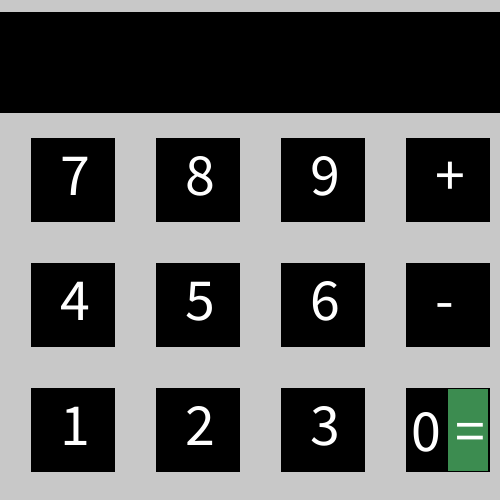
Frame 1 (no input)
Frame 60 (the mouse pressed at the canvas centre just before this capture): identical to frame 1, image omitted
Frame 120 (the mouse held since frame 60 and released just before this capture): identical to frame 1, image omitted

The Processing sketch that drew this single still picture (run headless with seeded random() and noise(); from frame 60 on, the mouse is pressed at the canvas centre):

// Processing sketch: FringsFunctions
// ── FringsFunctions.pde
String equation = "";
boolean have_solved = false;
void setup() {
  size(500, 500);
}

void draw() {
  drawCalculator();
  display_equation(equation);
}
void mousePressed() {
  if (have_solved) {
    have_solved = false;
    equation = "";
  }
  collision_detection();
}
void drawCalculator() {
  background(200);
  rectMode(CORNER);
  textSize(60);
  textAlign(CORNER);
  int count = 14;
  for (int y = height * 5 / 18; y < height * 5 / 6; y += height / 4) {
    count -= 7;
    for (int x = width / 16; x < width; x += width / 4) {
      fill(0);
      rect(x, y, width / 6, height / 6);
      fill(255);
      if (count == 10) {
        text("+", (x + width / 12) - width / 40, (y + height / 12) + height / 30);
      } else if (count == 7 && x > width / 2) {
        text("-", (x + width / 12) - width / 40, (y + height / 12) + height / 30);
      } else if (!(count == 4 && x > width / 2)) {
        text(count, (x+width / 12)-width/40, (y + height / 12)+height/30);
      }
      count += 1;
    }
  }
  fill(60, 140, 80);
  rect(width * 13 / 16 + width / 12, height * 7 / 9, width / 12, height / 6);
  fill(255);
  text("0", width * 28 / 34, height * 65 / 72);
  text("=", width * 31 / 34, height * 65 / 72);
}
void display_equation(String equation) {
  rectMode(CENTER);
  fill(0);
  rect(width / 2, height / 8, width, height / 5);
  textAlign(CENTER);
  fill(255);
  textSize(60);
  text(equation, width / 2, height * 5 / 32);
}
 
  
void collision_detection() { 
  boolean can_add_operation = operation_in();
  if (height * 5 / 18 < mouseY && mouseY < height * 5 / 18 + height / 6) {
    if (width / 16 < mouseX && mouseX < width / 16 + width / 6) {
      equation  += "7";
    } else if (width / 16 + width / 4 < mouseX && mouseX < width / 16 + width / 4 + width / 6) {
      equation += "8";
    } else if (width / 16 + width / 2 < mouseX && mouseX < width / 16 + width / 2 + width / 6) {
      equation += "9";
    } else if (width * 13 / 16 < mouseX && mouseX < width * 13 / 16 + width / 6 && can_add_operation) {
      equation += "+";
    }
  } else if (height * 5 / 18 + height / 4 < mouseY && mouseY < height * 5 / 18 + height / 4 + height / 6) {
    if (width / 16 < mouseX && mouseX < width / 16 + width / 6) {
      equation  += "4";
    } else if (width / 16 + width / 4 < mouseX && mouseX < width / 16 + width / 4 + width / 6) {
      equation += "5";
    } else if (width / 16 + width / 2 < mouseX && mouseX < width / 16 + width / 2 + width / 6) {
      equation += "6";
    } else if (width * 13 / 16 < mouseX && mouseX < width * 13 / 16 + width / 6 && can_add_operation) {
      equation += "-";
    }
  } else if (height * 5 / 18 + height / 2 < mouseY && mouseY < height * 5 / 18 + height / 2 + height / 6) {
    if (width / 16 < mouseX && mouseX < width / 16 + width / 6) {
      equation  += "1";
    } else if (width / 16 + width / 4 < mouseX && mouseX < width / 16 + width / 4 + width / 6) {
      equation += "2";
    } else if (width / 16 + width / 2 < mouseX && mouseX < width / 16 + width / 2 + width / 6) {
      equation += "3";
    } else if (width * 13 / 16 < mouseX && mouseX < width * 13 / 16 + width / 12) {
      equation += "0";
    } else if (width * 13 / 16 + width / 12 < mouseX && mouseX < width * 13 / 16 + width / 6 && (can_add_operation == false)) {
      char operation = 'a';
      int index = -1;
      for (int i = 0; i < equation.length(); i++) {
        if (equation.charAt(i) == '+') {
          operation = '+';
          index = i;
          break;
        } else if (equation.charAt(i) == '-') {
          operation = '-';
          index = i;
          break;
        }
      }
      equation = solve_equation(operation, index);
    }
  }
}

boolean operation_in() {
  int plus_position = equation.indexOf("+");
  int minus_position = equation.indexOf("-");
  if (plus_position == -1 && minus_position == -1 && equation.length() != 0) {
    return true;
  }
  return false;
}

String solve_equation(char operation, int index) {
  int first = Integer.parseInt(equation.substring(0, index));
  int second = Integer.parseInt(equation.substring(index));
  have_solved = true;
  if (operation == '+') {
    return Integer.toString(first + second);
  } else if (operation == '-') {
    // Retains negative
    return Integer.toString(first + second);
  }
  return "filler";
}
